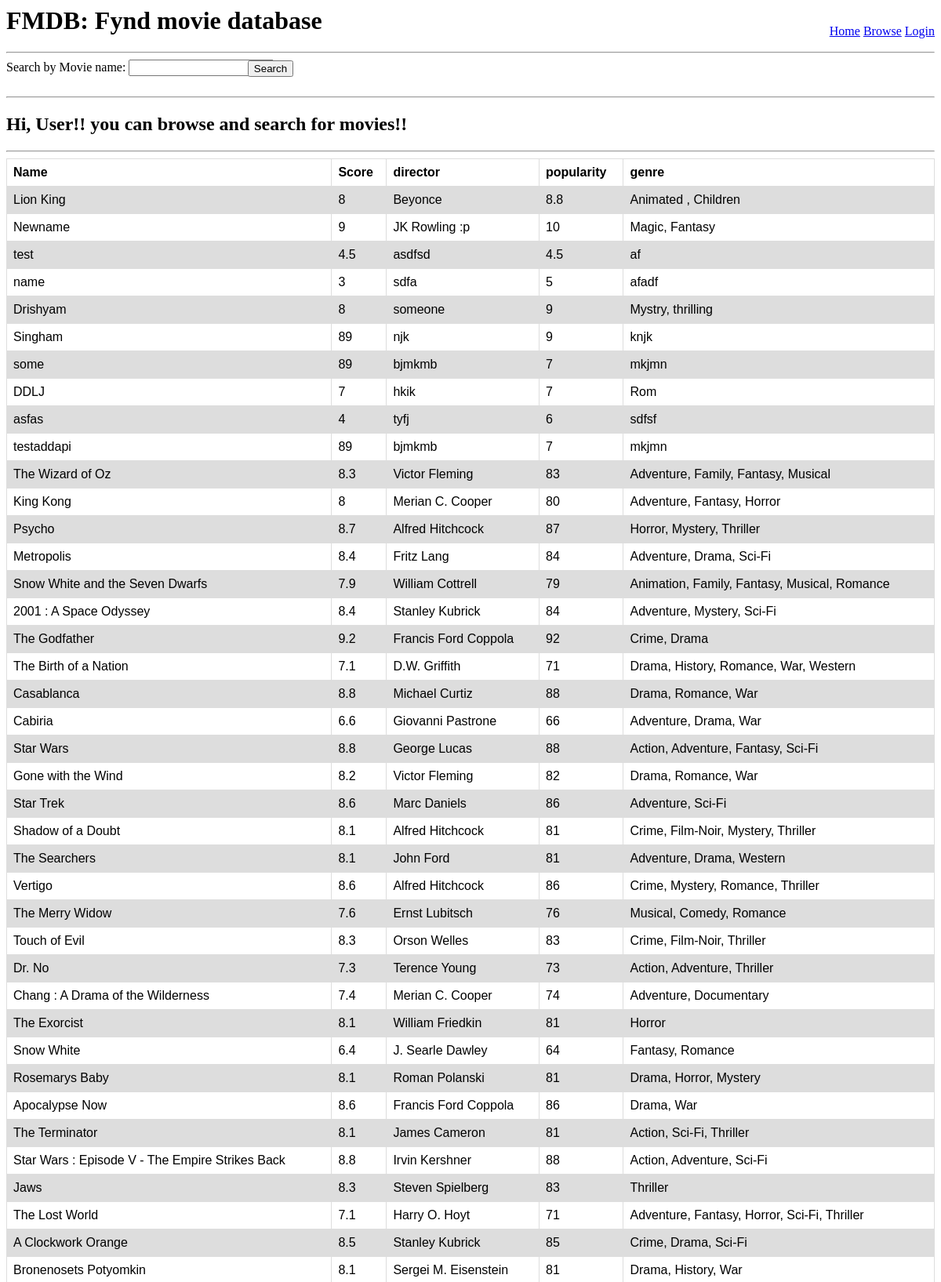
The page / (upper part) on the database its author committed.
### app/models.py (models this page shows, shortened)
class Movie(db.Model):
    id = db.Column(db.Integer, primary_key=True)
    name = db.Column(db.String(128), index=True, unique=True)
    score = db.Column(db.String(64), index=True)
    director = db.Column(db.String(120), index=True)
    popularity = db.Column(db.String(64), index=True)
    genre = db.Column(db.String(140), index=True)
    timestamp = db.Column(db.DateTime, index=True, default=datetime.utcnow)
    admin_id = db.Column(db.Integer, db.ForeignKey('admin.id'))

### app/routes.py (the view)
@app.route('/')
def user():
    try:
        movie_list = []
        m = Movie.query.all()
        for i in m:
            mydict = {}
            mydict['name'] = i.name
            mydict['imdb_score'] = i.score
            mydict['genre'] = i.genre
            mydict['director'] = i.director
            mydict['99popularity'] = i.popularity
            mydict['author'] = i.author.username
            movie_list.append(mydict)
        return render_template('user.html', title='Home', movies=movie_list)
    except Exception as e:
        raise e

### app/templates/user.html
{% extends "base.html" %}
{% block content %}
    <h2>Hi, User!! you can browse and search for movies!!</h2>
    <hr>
    <table>
      <tr>
        <th>Name</th>
        <th>Score</th>
        <th>director</th>
        <th>popularity</th>
        <th>genre</th>
      </tr>
      {%for m in movies %}
      <tr>
        <td>{{m['name']}}</td>
        <td>{{m['imdb_score']}}</td>
        <td>{{m['director']}}</td>
        <td>{{m['99popularity']}}</td>
        <td>{{m['genre']}}</td>
      </tr>
      {% endfor %}
    </table>
{% endblock %}

### app/templates/base.html (shortened to what this page needs)
<html>
    <head>
        <link rel="stylesheet" href="{{url_for('static', filename='css/style.css')}}">
    </head>
    <body>
        <div>
            <h1>FMDB: Fynd movie database</h1>
            <div style="margin-top:-3%;float:right;">
                <a href="{{ url_for('index') }}">Home</a>
                <a href="{{ url_for('user') }}">Browse</a>
                {% if current_user.is_anonymous %}
                <a href="{{ url_for('login') }}">Login</a>
                {% else %}
                <a href="{{ url_for('logout') }}">Logout</a>
                {% endif %}
            </div>
            <hr>
            <div >
                <label for="search" >Search by Movie name:</label>
                <input type="text" name="search" id="search"><br><br>
                <button style="margin-left: 26%;margin-top: -38px;" onclick = "search_movie()">Search</button>
            </div>
        </div>
        <hr>
        {% block content %}
        {% endblock %}
    </body>
</html>

### app/static/css/style.css (style rules this page uses)
table { font-family: arial, sans-serif; border-collapse: collapse; width: 100%; }
td, th { border: 1px solid #dddddd; text-align: left; padding: 8px; }
tr:nth-child(even) { background-color: #dddddd; }

### rows shown on the page
Movie: name "Lion King", director "Beyonce", 99popularity "8.8", genre "Animated , Children"
Movie: name "Newname", director "JK Rowling :p", 99popularity "10", genre "Magic, Fantasy"
Movie: name "test", imdb_score "4.5", director "asdfsd", 99popularity "4.5", genre "af"
Movie: name "name", director "sdfa", genre "afadf"
Movie: name "Drishyam", director "someone", genre "Mystry, thrilling"
Movie: name "Singham", imdb_score "89", director "njk", genre "knjk"
Movie: name "some", imdb_score "89", director "bjmkmb", genre "mkjmn"
Movie: name "DDLJ", director "hkik", genre "Rom"
Movie: name "asfas", director "tyfj", genre "sdfsf"
Movie: name "testaddapi", imdb_score "89", director "bjmkmb", genre "mkjmn"
Movie: name "The Wizard of Oz", imdb_score "8.3", director "Victor Fleming", 99popularity "83", genre "Adventure, Family, Fantasy, Musical"
Movie: name "King Kong", director "Merian C. Cooper", 99popularity "80", genre "Adventure, Fantasy, Horror"
Movie: name "Psycho", imdb_score "8.7", director "Alfred Hitchcock", 99popularity "87", genre "Horror, Mystery, Thriller"
Movie: name "Metropolis", imdb_score "8.4", director "Fritz Lang", 99popularity "84", genre "Adventure, Drama, Sci-Fi"
Movie: name "Snow White and the Seven Dwarfs", imdb_score "7.9", director "William Cottrell", 99popularity "79", genre "Animation, Family, Fantasy, Musical, Romance"
Movie: name "2001 : A Space Odyssey", imdb_score "8.4", director "Stanley Kubrick", 99popularity "84", genre "Adventure, Mystery, Sci-Fi"
Movie: name "The Godfather", imdb_score "9.2", director "Francis Ford Coppola", 99popularity "92", genre "Crime, Drama"
Movie: name "The Birth of a Nation", imdb_score "7.1", director "D.W. Griffith", 99popularity "71", genre "Drama, History, Romance, War, Western"
Movie: name "Casablanca", imdb_score "8.8", director "Michael Curtiz", 99popularity "88", genre "Drama, Romance, War"
Movie: name "Cabiria", imdb_score "6.6", director "Giovanni Pastrone", 99popularity "66", genre "Adventure, Drama, War"
Movie: name "Star Wars", imdb_score "8.8", director "George Lucas", 99popularity "88", genre "Action, Adventure, Fantasy, Sci-Fi"
Movie: name "Gone with the Wind", imdb_score "8.2", director "Victor Fleming", 99popularity "82", genre "Drama, Romance, War"
Movie: name "Star Trek", imdb_score "8.6", director "Marc Daniels", 99popularity "86", genre "Adventure, Sci-Fi"
Movie: name "Shadow of a Doubt", imdb_score "8.1", director "Alfred Hitchcock", 99popularity "81", genre "Crime, Film-Noir, Mystery, Thriller"
Movie: name "The Searchers", imdb_score "8.1", director "John Ford", 99popularity "81", genre "Adventure, Drama, Western"
Movie: name "Vertigo", imdb_score "8.6", director "Alfred Hitchcock", 99popularity "86", genre "Crime, Mystery, Romance, Thriller"
Movie: name "The Merry Widow", imdb_score "7.6", director "Ernst Lubitsch", 99popularity "76", genre "Musical, Comedy, Romance"
Movie: name "Touch of Evil", imdb_score "8.3", director "Orson Welles", 99popularity "83", genre "Crime, Film-Noir, Thriller"
Movie: name "Dr. No", imdb_score "7.3", director "Terence Young", 99popularity "73", genre "Action, Adventure, Thriller"
Movie: name "Chang : A Drama of the Wilderness", imdb_score "7.4", director "Merian C. Cooper", 99popularity "74", genre "Adventure, Documentary"
Movie: name "The Exorcist", imdb_score "8.1", director "William Friedkin", 99popularity "81", genre "Horror"
Movie: name "Snow White", imdb_score "6.4", director "J. Searle Dawley", 99popularity "64", genre "Fantasy, Romance"
Movie: name "Rosemarys Baby", imdb_score "8.1", director "Roman Polanski", 99popularity "81", genre "Drama, Horror, Mystery"
Movie: name "Apocalypse Now", imdb_score "8.6", director "Francis Ford Coppola", 99popularity "86", genre "Drama, War"
Movie: name "The Terminator", imdb_score "8.1", director "James Cameron", 99popularity "81", genre "Action, Sci-Fi, Thriller"
Movie: name "Star Wars : Episode V - The Empire Strikes Back", imdb_score "8.8", director "Irvin Kershner", 99popularity "88", genre "Action, Adventure, Sci-Fi"
Movie: name "Jaws", imdb_score "8.3", director "Steven Spielberg", 99popularity "83", genre "Thriller"
Movie: name "The Lost World", imdb_score "7.1", director "Harry O. Hoyt", 99popularity "71", genre "Adventure, Fantasy, Horror, Sci-Fi, Thriller"
Movie: name "A Clockwork Orange", imdb_score "8.5", director "Stanley Kubrick", 99popularity "85", genre "Crime, Drama, Sci-Fi"
Movie: name "Bronenosets Potyomkin", imdb_score "8.1", director "Sergei M. Eisenstein", 99popularity "81", genre "Drama, History, War"

### other values the page prints
{{ m['imdb_score'] }} "8" "9" "3" "8" "7" "4" "8"
{{ m['99popularity'] }} "5" "9" "9" "7" "7" "6" "7"
